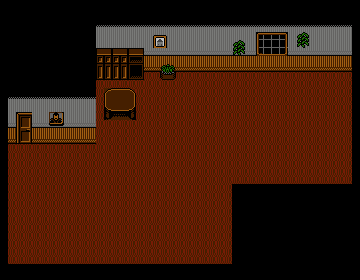

A 2D game scene composited from a Tiled map and its tileset images. What follows is a short description and the map's XML, with each tile layer's data collapsed to a summary:
An orthogonal 45x35 tile map with 8x8 px tiles, 3 tile layers (BackLayer, ColLayer, ExtraLayer).

<map version="1.5" tiledversion="1.7.2" orientation="orthogonal" renderorder="right-down" width="45" height="35" tilewidth="8" tileheight="8" infinite="0" nextlayerid="5" nextobjectid="1">
 <editorsettings>
  <export target="Map04.json" format="json" />
 </editorsettings>
 <tileset firstgid="1" source="mansionNes.tsx" />
 <layer id="1" name="BackLayer" width="45" height="35">
  <data>[1575 cells, 1575 non-empty, 1 distinct tile ids]</data>
 </layer>
 <layer id="2" name="ColLayer" width="45" height="35">
  <properties>
   <property name="colisiona" type="bool" value="true" />
  </properties>
  <data>[1575 cells, 792 non-empty, 7 distinct tile ids]</data>
 </layer>
 <layer id="4" name="ExtraLayer" width="45" height="35">
  <properties>
   <property name="colisiona" type="bool" value="true" />
  </properties>
  <data>[1575 cells, 81 non-empty, 69 distinct tile ids]</data>
 </layer>
</map>